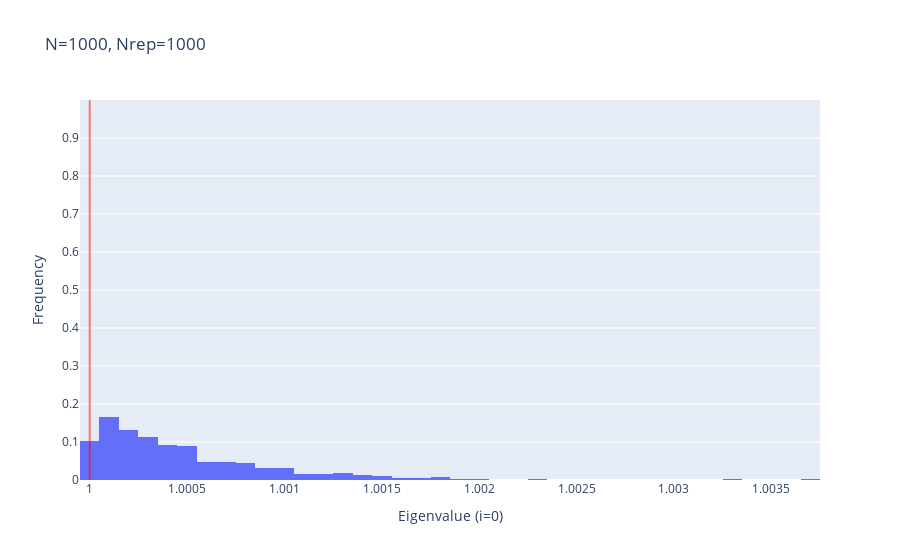
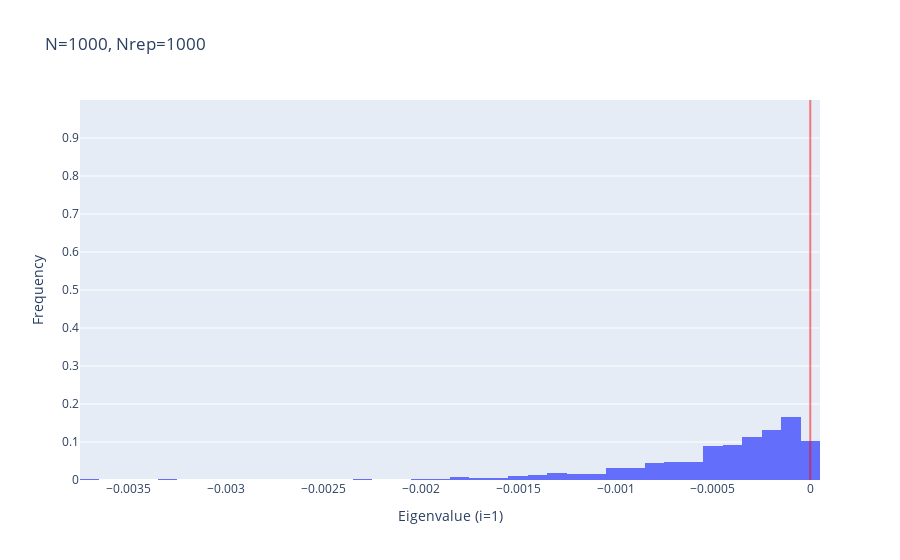

Notebook code for these charts, in order:
### Code cell
true_eigs = sorted([eig.real for eig in true_object.calc_eigenvalues()], reverse=True)

for i, values in enumerate(violation_result["sorted_eigenvalues_list"]):
    fig = physicality_violation_check.make_prob_dist_histogram(values, bin_size=0.0001)
    fig.update_layout(title=f"N={num_data[0]}, Nrep={len(values)}")
    fig.update_xaxes( title=f"Eigenvalue (i={i})")
    
    x_value = true_eigs[i]
    fig.add_shape(
                type="line",
                line_color="red",
                line_width=2,
                opacity=0.5,
                x0=x_value,
                x1=x_value,
                xref="x",
                y0=0,
                y1=1,
                yref="paper",
            )
    fig.show()

### Figure 1 — Plotly figure (JSON) as saved in the notebook; plotly's stock layout.template omitted (floating-point values rounded to 4 significant figures; data arrays with more than 128 entries replaced by an {"elided": "..."} marker saying what was removed)
{"data": [{"histnorm": "probability", "type": "histogram", "x": {"elided": "1000 float values"}, "xbins": {"size": 0.0001}}], "layout": {"shapes": [{"line": {"color": "red", "width": 2}, "opacity": 0.5, "type": "line", "x0": 1.0, "x1": 1.0, "xref": "x", "y0": 0, "y1": 1, "yref": "paper"}], "title": {"text": "N=1000, Nrep=1000"}, "xaxis": {"dtick": 0, "title": {"text": "Eigenvalue (i=0)"}}, "yaxis": {"range": [0, 1], "tickvals": [0, 0.1, 0.2, 0.3, 0.4, 0.5, 0.6, 0.7, 0.8, 0.9], "title": {"text": "Frequency"}}}}

### Figure 2 — Plotly figure (JSON) as saved in the notebook; plotly's stock layout.template omitted (floating-point values rounded to 4 significant figures; data arrays with more than 128 entries replaced by an {"elided": "..."} marker saying what was removed)
{"data": [{"histnorm": "probability", "type": "histogram", "x": {"elided": "1000 float values"}, "xbins": {"size": 0.0001}}], "layout": {"shapes": [{"line": {"color": "red", "width": 2}, "opacity": 0.5, "type": "line", "x0": 0, "x1": 0, "xref": "x", "y0": 0, "y1": 1, "yref": "paper"}], "title": {"text": "N=1000, Nrep=1000"}, "xaxis": {"dtick": 0, "title": {"text": "Eigenvalue (i=1)"}}, "yaxis": {"range": [0, 1], "tickvals": [0, 0.1, 0.2, 0.3, 0.4, 0.5, 0.6, 0.7, 0.8, 0.9], "title": {"text": "Frequency"}}}}
